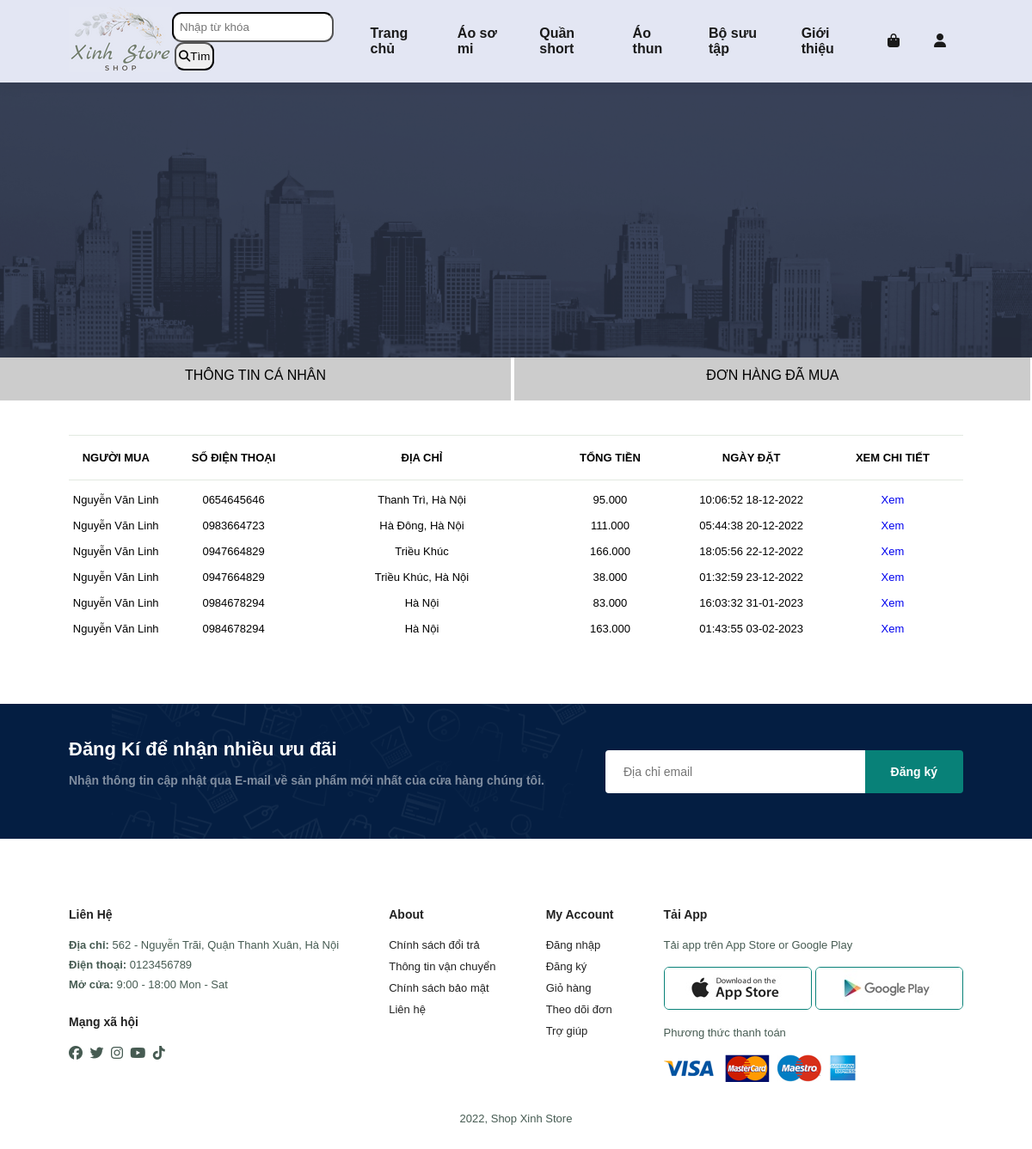
Screenshot of /user_donhang.php (signed in) with the database file from the repository.
### tables this page shows
CREATE TABLE `orders` (
  `id` int(11) NOT NULL,
  `name` varchar(100) NOT NULL,
  `phone` varchar(100) NOT NULL,
  `address` varchar(255) NOT NULL,
  `note` text NOT NULL,
  `total` int(11) NOT NULL,
  `created_time` int(11) NOT NULL,
  `last_updated` int(11) NOT NULL,
  `iduser` int(50) NOT NULL
);

### user_donhang.php (the view, shortened to what this page needs)
<?php
    require "connect.php";
    $u= $_SESSION['username'];
$sql= "select * from user where username = '$u' ";
$result = $conn->query($sql);
while ($row = $result->fetch_assoc()) {
    $id1= $row['idkhach'];
}
?>
<!DOCTYPE html>
<html lang="en">
<head>
    <link rel="stylesheet" href="style.css">
</head>
<body>
    <section id="header">
        <a href="index.php"><img src="img/xinhstore.png" class="logo" alt=""></a>
        <form class="input-search" method="post" action="timkiem.php">
                    <div class="autocomplete">
                        <input style="float: left;padding-left: 7px;height: 35px; border-radius: 11px; border-color: black;" id="search-box" name="search" autocomplete="off" type="text" placeholder="Nhập từ khóa">
                        <button style="float: left;margin-left: 3px;padding: 0 3px;height: 33px; border-radius: 11px; border-color: black;" type="submit">
                            <i class="fa fa-search"></i>Tìm
                        </button>
                    </div>
        </form>
        <div>
            <ul id="navbar">
                <li><a href="index.php">Trang chủ</a></li>
                <li><a href="shop1.php">Áo sơ mi</a></li>
                <li><a href="shop2.php">Quần short</a></li>
                <li><a href="shop3.php">Áo thun</a></li>
                <li><a href="shop4.php">Bộ sưu tập</a></li>
                <li><a href="gioithieu.php">Giới thiệu</a></li>
                <li id="lg-bag"><a href="cart.php"><i class="fa-solid fa-bag-shopping"></i></a></li>
                <li id="lg-login"><a href="login.php"><i class="fa-solid fa-user"></i></a></li>
            </ul>
        </div>
    </section>
    <section id="page-header" class="about-header">
    </section>
        <a href="user_thongtin.php" style="text-decoration:none;color:black">
            <div style="width:49.5%; height: 50px;cursor:pointer; background-color:#ccc  ; display: inline-block;"><div style="text-align:center;padding: 2% 0;">THÔNG TIN CÁ NHÂN</div></div>
        </a>
        <a href="user_donhang.php" style="text-decoration:none;color:black">
            <div style="width:50%; height: 50px;cursor:pointer; background-color:#ccc ;display: inline-block;"><div style="text-align:center;padding: 2% 0;">ĐƠN HÀNG ĐÃ MUA</div></div>
        </a>
    <section id="cart" class="section-p1">
        <table style="width: 100%;">
            <thead>
                <tr>
                    <td>Người mua</td>
                    <td>Số điện thoại</td>
                    <td>Địa chỉ</td>
                    <td>Tổng tiền</td>
                    <td>Ngày đặt</td>
                    <td>Xem chi tiết</td>
                </tr>
            </thead>
            <tbody>
                <?php
		            $sql = "select * from orders where iduser='$id1' ";
		            $result = $conn->query($sql);
                    if ($result->num_rows > 0) {
                    while ($row = $result->fetch_assoc()) {
                ?>
                <tr>
                    <td><?php echo $row['name'] ?></td>
                    <td><?php echo $row['phone'] ?></td>
                    <td><?php echo $row['address'] ?></td>
                    <td><?php echo $row['total'] ?>.000 </td>
                    <td><?php $format = "%H:%M:%S %d-%m-%Y";$timestamp = $row['created_time'];echo $strTime = strftime($format, $timestamp )?></td>
                    <td><a style="text-decoration:none" href="donhang.php?id=<?php echo $row['id'] ?>">Xem</a></td>
                </tr>
                <?php
                   }
                }
                ?>
            </tbody>
        </table>
    </section>
<?php
    require_once "footer.php";
?>

### style.css (style rules this page uses)
* { margin: 0; padding: 0; box-sizing: border-box; font-family: 'Spartan', sans-serif; }
.section-p1 { padding: 40px 80px; }
body { width: 100%; }
#header { display: flex; align-items: center; justify-content: space-between; padding: 8px 80px; background: #E3E6F3; box-shadow: 0 5px 15px rgba(0, 0, 0, 0.06); z-index: 999; position: sticky; top: 0; left: 0; }
#navbar { display: flex; align-items: center; justify-content: center; }
#navbar li { list-style: none; padding: 0 20px; position: relative; }
#navbar li a { text-decoration: none; font-size: 16; font-weight: 600; color: #1a1a1a; transition: 0.3s ease; }
#page-header { background-image: url('img/banner/b1.jpg'); width: 100%; height: 40vh; background-size: cover; display: flex; justify-content: center; text-align: center; flex-direction: column; padding: 14px; }
#page-header.about-header { background-image: url('img/about/banner.png'); }
#cart { overflow-x: auto; }
#cart table { width: 100%; border-collapse: collapse; table-layout: fixed; white-space: nowrap; }
#cart table td:nth-child(1) { width: 100px; text-align: center; }
#cart table td:nth-child(2) { width: 150px; text-align: center; }
#cart table td:nth-child(3) { width: 250px; text-align: center; }
#cart table td:nth-child(4), #cart table td:nth-child(5), #cart table td:nth-child(6) { width: 150px; text-align: center; }
#cart table thead { border: 1px solid #e2e9e1; border-left: none; border-right: none; }
#cart table thead td { font-weight: 700; text-transform: uppercase; font-size: 13px; padding: 18px 0; }
#cart table tbody tr td { padding-top: 15px; }
#cart table tbody td { font-size: 13px; }

### rows the page displays
orders: name "Nguyễn Văn Linh", phone "0654645646", address "Thanh Trì, Hà Nội", total "95", created_time "10:06:52 18-12-2022"
orders: name "Nguyễn Văn Linh", phone "0983664723", address "Hà Đông, Hà Nội", total "111", created_time "05:44:38 20-12-2022"
orders: name "Nguyễn Văn Linh", phone "0947664829", address "Triều Khúc", total "166", created_time "18:05:56 22-12-2022"
orders: name "Nguyễn Văn Linh", phone "0947664829", address "Triều Khúc, Hà Nội", total "38", created_time "01:32:59 23-12-2022"
orders: name "Nguyễn Văn Linh", phone "0984678294", address "Hà Nội", total "83", created_time "16:03:32 31-01-2023"
orders: name "Nguyễn Văn Linh", phone "0984678294", address "Hà Nội", total "163", created_time "01:43:55 03-02-2023"
